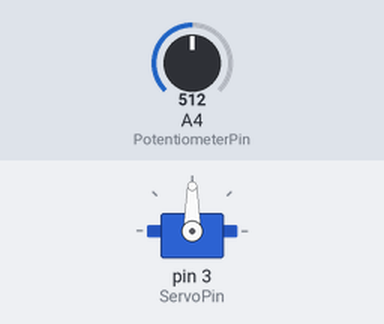
The sketch below on a simulated Arduino Uno, built with avr-gcc and run on an emulated ATmega328P. On the bench: servo. Inputs (shaded band) come from the test bench; at power-on: A4 (PotentiometerPin) = 512.

Above: at 1.2 s.
1.3 s: A4 (PotentiometerPin) set to 716
At 2.5 s:
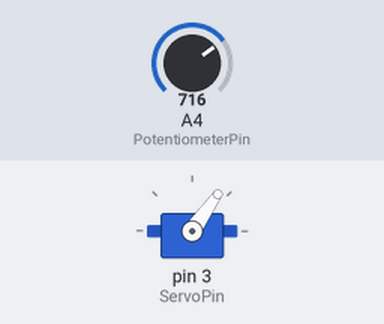
2.8 s: A4 (PotentiometerPin) set to 900
At 3.9 s:
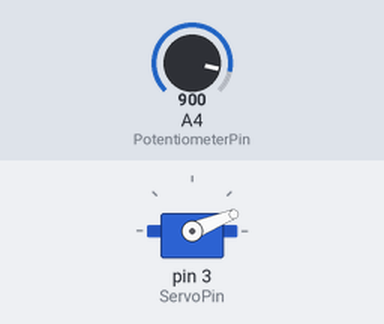
4.3 s: A4 (PotentiometerPin) set to 1023
At 5.0 s:
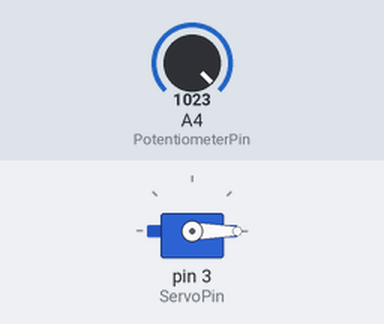
5.8 s: A4 (PotentiometerPin) set to 306
At 6.2 s:
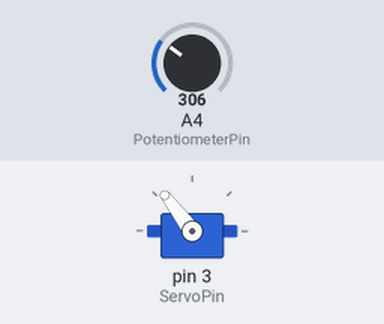
7.3 s: A4 (PotentiometerPin) set to 122
At 8.5 s:
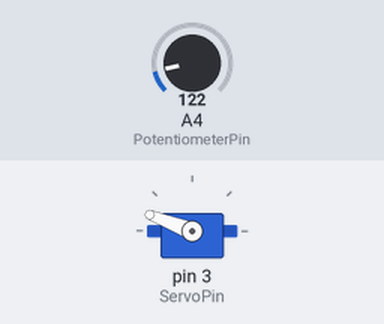
Timing chart, 0 to 9.8 s (numbered marks = the images above; inputs shaded):
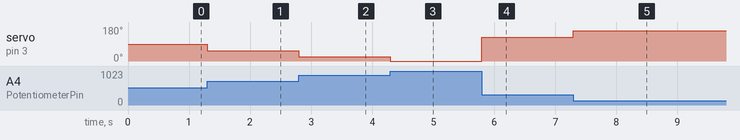

Measured:
- after the input at 1.3 s, servo on pin 3 (ServoPin): 90° → 55° at once
- after the input at 2.8 s, servo on pin 3 (ServoPin): 55° → 22° at once
- after the input at 4.3 s, servo on pin 3 (ServoPin): 22° → 0° at once
- after the input at 5.8 s, servo on pin 3 (ServoPin): 0° → 127° at once
- after the input at 7.3 s, servo on pin 3 (ServoPin): 127° → 159° at once

The sketch:

Potentiometer_with_Servo.ino
```cpp
/*
 * Potentiometer_with_Servo.ino
 *
 * https://www.browndoggadgets.com/
 *
 */


// use the Servo library in the sketch
#include <Servo.h>

// create a Servo object to control the servo
Servo theServo;

// set variable name for a digital output pin with Pulse Width Modulation
// pins 3, 5, 6, 9, 10, 11 support PWM
int ServoPin = 3;

// set variable name for an analog input pin
int PotentiometerPin = A4;

// set variable name to hold the input value
int PotentiometerValue;

// set variable name to hold the adjusted value
int PotentiometerValueMapped;


// the setup runs once at the beginning of the sketch
void setup() {

  // by default the analog pins are set as input
  // so we don't need to specify that in setup

  // set theServo to use the specified pin and
  // set a min and max pulse width in microseconds
  theServo.attach(ServoPin, 860, 2100);

}


// the loop runs forever after the setup is complete
void loop() {

  // assign the value of input using analogRead on the pin
  PotentiometerValue = analogRead(PotentiometerPin);

  // use the map function to set scale of 0-1023 to scale of 180-0
  PotentiometerValueMapped = map(PotentiometerValue, 0, 1023, 180, 0);

  // move the servo to the appropriate positiom
  theServo.write(PotentiometerValueMapped);

}
```
